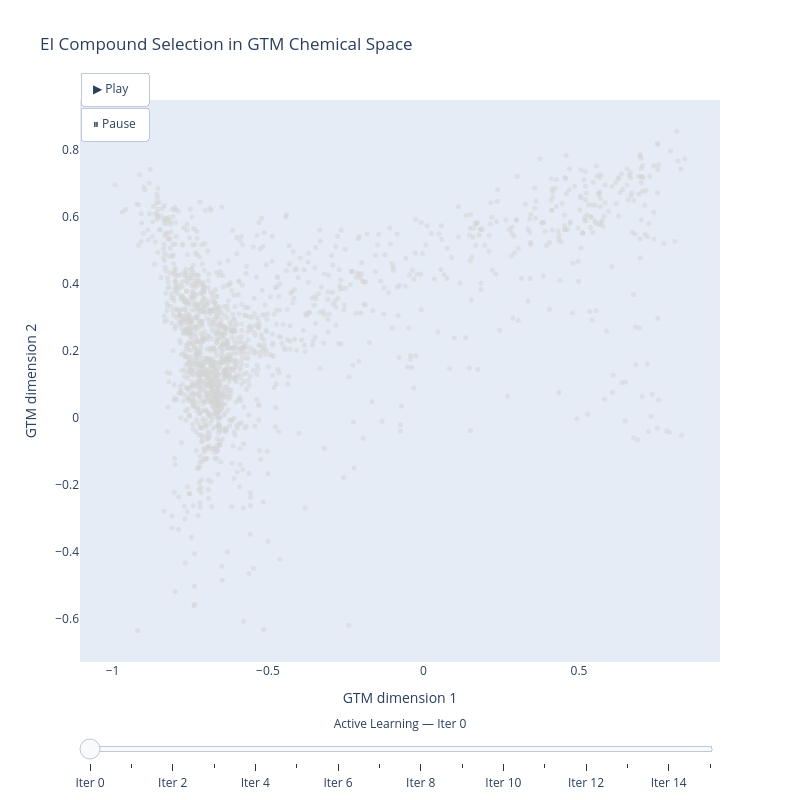

Notebook cell for this chart:
### Markdown cell above
## Navigating chemical space with GTM

Learning curves tell us *how fast* a strategy converges, but they say nothing about *where* in chemical space each strategy chooses to look. A strategy that exploits a single potent scaffold may show an early MAE drop while leaving most of the chemical diversity untouched — a dangerous blind spot in a real campaign.

We already fit the **GTM** embedding on the full compound pool before the active learning loop (see the setup section above) — this is the same `gtm_coords` array the **Diversity** strategy uses at each iteration to select structurally dissimilar compounds. Here we reuse it for visualisation, replaying the **EI** selection history iteration by iteration:

* **Gray** — the full compound pool (all available unlabeled candidates)
* **Blue** — compounds acquired in any *prior* iteration (accumulated history)
* **Red** — compounds selected in the *current* iteration

Use the slider to step through iterations manually, or press **▶ Play** to watch the campaign unfold on repeat.

### Code cell
fig = alp.plot_gtm_selection_animation(
    gtm_coords=gtm_coords,
    selection_history=all_runs["EI"]["history"],
    title="EI Compound Selection in GTM Chemical Space",
)
fig.update_layout(
    autosize=False,
    width=800,
    height=800,
)
fig.show()

### Figure 1 — Plotly figure (JSON) as saved in the notebook; plotly's stock layout.template omitted (floating-point values rounded to 4 significant figures; data arrays with more than 128 entries replaced by an {"elided": "..."} marker saying what was removed)
{"data": [{"marker": {"color": "lightgray", "opacity": 0.5, "size": 5}, "mode": "markers", "name": "All compounds", "type": "scatter", "x": {"elided": "1637 float values"}, "y": {"elided": "1637 float values"}}, {"marker": {"color": "royalblue", "opacity": 0.75, "size": 7}, "mode": "markers", "name": "Prior selections", "type": "scatter", "x": [], "y": []}, {"marker": {"color": "crimson", "opacity": 0.9, "size": 9}, "mode": "markers", "name": "Current selection", "type": "scatter", "x": [], "y": []}], "layout": {"autosize": false, "height": 800, "hovermode": "closest", "legend": {"itemsizing": "constant"}, "sliders": [{"active": 0, "currentvalue": {"prefix": "Active Learning — ", "visible": true, "xanchor": "center"}, "pad": {"t": 50}, "steps": [{"args": [["0"], {"frame": {"duration": 600, "redraw": true}, "mode": "immediate", "transition": {"duration": 200}}], "label": "Iter 0", "method": "animate"}, {"args": [["1"], {"frame": {"duration": 600, "redraw": true}, "mode": "immediate", "transition": {"duration": 200}}], "label": "Iter 1", "method": "animate"}, {"args": [["2"], {"frame": {"duration": 600, "redraw": true}, "mode": "immediate", "transition": {"duration": 200}}], "label": "Iter 2", "method": "animate"}, {"args": [["3"], {"frame": {"duration": 600, "redraw": true}, "mode": "immediate", "transition": {"duration": 200}}], "label": "Iter 3", "method": "animate"}, {"args": [["4"], {"frame": {"duration": 600, "redraw": true}, "mode": "immediate", "transition": {"duration": 200}}], "label": "Iter 4", "method": "animate"}, {"args": [["5"], {"frame": {"duration": 600, "redraw": true}, "mode": "immediate", "transition": {"duration": 200}}], "label": "Iter 5", "method": "animate"}, {"args": [["6"], {"frame": {"duration": 600, "redraw": true}, "mode": "immediate", "transition": {"duration": 200}}], "label": "Iter 6", "method": "animate"}, {"args": [["7"], {"frame": {"duration": 600, "redraw": true}, "mode": "immediate", "transition": {"duration": 200}}], "label": "Iter 7", "method": "animate"}, {"args": [["8"], {"frame": {"duration": 600, "redraw": true}, "mode": "immediate", "transition": {"duration": 200}}], "label": "Iter 8", "method": "animate"}, {"args": [["9"], {"frame": {"duration": 600, "redraw": true}, "mode": "immediate", "transition": {"duration": 200}}], "label": "Iter 9", "method": "animate"}, {"args": [["10"], {"frame": {"duration": 600, "redraw": true}, "mode": "immediate", "transition": {"duration": 200}}], "label": "Iter 10", "method": "animate"}, {"args": [["11"], {"frame": {"duration": 600, "redraw": true}, "mode": "immediate", "transition": {"duration": 200}}], "label": "Iter 11", "method": "animate"}, {"args": [["12"], {"frame": {"duration": 600, "redraw": true}, "mode": "immediate", "transition": {"duration": 200}}], "label": "Iter 12", "method": "animate"}, {"args": [["13"], {"frame": {"duration": 600, "redraw": true}, "mode": "immediate", "transition": {"duration": 200}}], "label": "Iter 13", "method": "animate"}, {"args": [["14"], {"frame": {"duration": 600, "redraw": true}, "mode": "immediate", "transition": {"duration": 200}}], "label": "Iter 14", "method": "animate"}, {"args": [["15"], {"frame": {"duration": 600, "redraw": true}, "mode": "immediate", "transition": {"duration": 200}}], "label": "Iter 15", "method": "animate"}]}], "title": {"text": "EI Compound Selection in GTM Chemical Space"}, "updatemenus": [{"buttons": [{"args": [null, {"frame": {"duration": 600, "redraw": true}, "fromcurrent": true, "loop": true, "transition": {"duration": 200}}], "label": "▶ Play", "method": "animate"}, {"args": [[null], {"frame": {"duration": 0, "redraw": false}, "mode": "immediate"}], "label": "⏸ Pause", "method": "animate"}], "showactive": false, "type": "buttons", "x": 0, "xanchor": "left", "y": 1.05, "yanchor": "top"}], "width": 800, "xaxis": {"showgrid": false, "title": {"text": "GTM dimension 1"}, "zeroline": false}, "yaxis": {"showgrid": false, "title": {"text": "GTM dimension 2"}, "zeroline": false}}}
